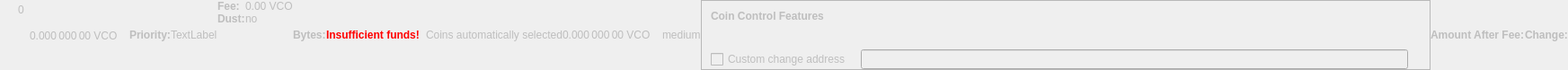
    <widget class="QWidget" name="dummyHideWidget" native="true">
     <property name="enabled">
      <bool>false</bool>
     </property>
     <property name="maximumSize">
      <size>
       <width>100</width>
       <height>22</height>
      </size>
     </property>
     <layout class="QHBoxLayout" name="dummyHideLayout">
      <property name="spacing">
       <number>0</number>
      </property>
      <property name="leftMargin">
       <number>0</number>
      </property>
      <property name="topMargin">
       <number>0</number>
      </property>
      <property name="rightMargin">
       <number>0</number>
      </property>
      <property name="bottomMargin">
       <number>0</number>
      </property>
      <item>
       <layout class="QFormLayout" name="formLayoutCoinControl1">
        <property name="horizontalSpacing">
         <number>10</number>
        </property>
        <property name="verticalSpacing">
         <number>14</number>
        </property>
        <property name="leftMargin">
         <number>10</number>
        </property>
        <property name="topMargin">
         <number>4</number>
        </property>
        <property name="rightMargin">
         <number>6</number>
        </property>
        <item row="0" column="1">
         <widget class="QLabel" name="labelCoinControlBytes">
          <property name="cursor">
           <cursorShape>IBeamCursor</cursorShape>
          </property>
          <property name="contextMenuPolicy">
           <enum>Qt::ActionsContextMenu</enum>
          </property>
          <property name="text">
           <string notr="true">0</string>
          </property>
          <property name="textInteractionFlags">
           <set>Qt::LinksAccessibleByMouse|Qt::TextSelectableByKeyboard|Qt::TextSelectableByMouse</set>
          </property>
         </widget>
        </item>
       </layout>
      </item>
      <item>
       <widget class="QLabel" name="labelCoinControlAfterFee">
        <property name="enabled">
         <bool>false</bool>
        </property>
        <property name="sizePolicy">
         <sizepolicy hsizetype="Fixed" vsizetype="Fixed">
          <horstretch>0</horstretch>
          <verstretch>0</verstretch>
         </sizepolicy>
        </property>
        <property name="minimumSize">
         <size>
          <width>111</width>
          <height>12</height>
         </size>
        </property>
        <property name="maximumSize">
         <size>
          <width>111</width>
          <height>12</height>
         </size>
        </property>
        <property name="cursor">
         <cursorShape>IBeamCursor</cursorShape>
        </property>
        <property name="contextMenuPolicy">
         <enum>Qt::ActionsContextMenu</enum>
        </property>
        <property name="text">
         <string notr="true">0.000 000 00 VCO</string>
        </property>
        <property name="textInteractionFlags">
         <set>Qt::LinksAccessibleByMouse|Qt::TextSelectableByKeyboard|Qt::TextSelectableByMouse</set>
        </property>
       </widget>
      </item>
      <item>
       <widget class="QLabel" name="labelCoinControlPriorityText">
        <property name="enabled">
         <bool>false</bool>
        </property>
        <property name="font">
         <font>
          <weight>75</weight>
          <bold>true</bold>
         </font>
        </property>
        <property name="text">
         <string>Priority:</string>
        </property>
       </widget>
      </item>
      <item>
       <layout class="QHBoxLayout" name="horizontalLayout">
        <item>
         <widget class="QLabel" name="WarningLabel">
          <property name="text">
           <string>TextLabel</string>
          </property>
         </widget>
        </item>
       </layout>
      </item>
      <item>
       <layout class="QFormLayout" name="formLayoutCoinControl3">
        <property name="horizontalSpacing">
         <number>0</number>
        </property>
        <property name="verticalSpacing">
         <number>0</number>
        </property>
        <property name="leftMargin">
         <number>0</number>
        </property>
        <property name="topMargin">
         <number>0</number>
        </property>
        <property name="rightMargin">
         <number>0</number>
        </property>
        <item row="0" column="0">
         <widget class="QLabel" name="labelCoinControlFeeText">
          <property name="enabled">
           <bool>false</bool>
          </property>
          <property name="font">
           <font>
            <weight>75</weight>
            <bold>true</bold>
           </font>
          </property>
          <property name="text">
           <string>Fee:</string>
          </property>
          <property name="margin">
           <number>0</number>
          </property>
         </widget>
        </item>
        <item row="0" column="1">
         <widget class="QLabel" name="labelCoinControlFee">
          <property name="enabled">
           <bool>false</bool>
          </property>
          <property name="cursor">
           <cursorShape>IBeamCursor</cursorShape>
          </property>
          <property name="contextMenuPolicy">
           <enum>Qt::ActionsContextMenu</enum>
          </property>
          <property name="text">
           <string notr="true">0.00 VCO</string>
          </property>
          <property name="textInteractionFlags">
           <set>Qt::LinksAccessibleByMouse|Qt::TextSelectableByKeyboard|Qt::TextSelectableByMouse</set>
          </property>
         </widget>
        </item>
        <item row="1" column="0">
         <widget class="QLabel" name="labelCoinControlLowOutputText">
          <property name="enabled">
           <bool>false</bool>
          </property>
          <property name="font">
           <font>
            <weight>75</weight>
            <bold>true</bold>
           </font>
          </property>
          <property name="text">
           <string>Dust:</string>
          </property>
         </widget>
        </item>
        <item row="1" column="1">
         <widget class="QLabel" name="labelCoinControlLowOutput">
          <property name="enabled">
           <bool>false</bool>
          </property>
          <property name="cursor">
           <cursorShape>IBeamCursor</cursorShape>
          </property>
          <property name="contextMenuPolicy">
           <enum>Qt::ActionsContextMenu</enum>
          </property>
          <property name="text">
           <string>no</string>
          </property>
          <property name="textInteractionFlags">
           <set>Qt::LinksAccessibleByMouse|Qt::TextSelectableByKeyboard|Qt::TextSelectableByMouse</set>
          </property>
         </widget>
        </item>
       </layout>
      </item>
      <item>
       <widget class="QLabel" name="labelCoinControlBytesText">
        <property name="enabled">
         <bool>false</bool>
        </property>
        <property name="font">
         <font>
          <weight>75</weight>
          <bold>true</bold>
         </font>
        </property>
        <property name="text">
         <string>Bytes:</string>
        </property>
       </widget>
      </item>
      <item>
       <layout class="QFormLayout" name="formLayoutCoinControl2">
        <property name="horizontalSpacing">
         <number>0</number>
        </property>
        <property name="verticalSpacing">
         <number>0</number>
        </property>
        <property name="leftMargin">
         <number>0</number>
        </property>
        <property name="topMargin">
         <number>0</number>
        </property>
        <property name="rightMargin">
         <number>0</number>
        </property>
       </layout>
      </item>
      <item>
       <layout class="QHBoxLayout" name="horizontalLayoutCoinControl2">
        <property name="spacing">
         <number>0</number>
        </property>
        <property name="bottomMargin">
         <number>0</number>
        </property>
       </layout>
      </item>
      <item>
       <widget class="QLabel" name="labelCoinControlInsuffFunds">
        <property name="enabled">
         <bool>false</bool>
        </property>
        <property name="minimumSize">
         <size>
          <width>0</width>
          <height>0</height>
         </size>
        </property>
        <property name="font">
         <font>
          <weight>75</weight>
          <bold>true</bold>
         </font>
        </property>
        <property name="styleSheet">
         <string notr="true">color:red;font-weight:bold;</string>
        </property>
        <property name="text">
         <string>Insufficient funds!</string>
        </property>
        <property name="margin">
         <number>5</number>
        </property>
       </widget>
      </item>
      <item>
       <layout class="QFormLayout" name="formLayoutCoinControl4">
        <property name="horizontalSpacing">
         <number>0</number>
        </property>
        <property name="verticalSpacing">
         <number>0</number>
        </property>
        <property name="leftMargin">
         <number>0</number>
        </property>
        <property name="topMargin">
         <number>0</number>
        </property>
        <property name="rightMargin">
         <number>0</number>
        </property>
       </layout>
      </item>
      <item>
       <widget class="QLabel" name="labelCoinControlChangeLabel">
        <property name="enabled">
         <bool>false</bool>
        </property>
        <property name="sizePolicy">
         <sizepolicy hsizetype="Preferred" vsizetype="Expanding">
          <horstretch>0</horstretch>
          <verstretch>0</verstretch>
         </sizepolicy>
        </property>
        <property name="minimumSize">
         <size>
          <width>0</width>
          <height>0</height>
         </size>
        </property>
        <property name="text">
         <string/>
        </property>
        <property name="margin">
         <number>3</number>
        </property>
       </widget>
      </item>
      <item>
       <widget class="QLabel" name="labelCoinControlAutomaticallySelected">
        <property name="enabled">
         <bool>false</bool>
        </property>
        <property name="sizePolicy">
         <sizepolicy hsizetype="Fixed" vsizetype="Fixed">
          <horstretch>0</horstretch>
          <verstretch>0</verstretch>
         </sizepolicy>
        </property>
        <property name="minimumSize">
         <size>
          <width>0</width>
          <height>0</height>
         </size>
        </property>
        <property name="maximumSize">
         <size>
          <width>240</width>
          <height>16777215</height>
         </size>
        </property>
        <property name="text">
         <string>Coins automatically selected</string>
        </property>
        <property name="margin">
         <number>5</number>
        </property>
       </widget>
      </item>
      <item>
       <widget class="QLabel" name="labelCoinControlChange">
        <property name="enabled">
         <bool>false</bool>
        </property>
        <property name="sizePolicy">
         <sizepolicy hsizetype="Fixed" vsizetype="Fixed">
          <horstretch>0</horstretch>
          <verstretch>0</verstretch>
         </sizepolicy>
        </property>
        <property name="minimumSize">
         <size>
          <width>111</width>
          <height>0</height>
         </size>
        </property>
        <property name="maximumSize">
         <size>
          <width>111</width>
          <height>16777215</height>
         </size>
        </property>
        <property name="cursor">
         <cursorShape>IBeamCursor</cursorShape>
        </property>
        <property name="contextMenuPolicy">
         <enum>Qt::ActionsContextMenu</enum>
        </property>
        <property name="text">
         <string notr="true">0.000 000 00 VCO</string>
        </property>
        <property name="textInteractionFlags">
         <set>Qt::LinksAccessibleByMouse|Qt::TextSelectableByKeyboard|Qt::TextSelectableByMouse</set>
        </property>
       </widget>
      </item>
      <item>
       <widget class="QLabel" name="labelCoinControlPriority">
        <property name="enabled">
         <bool>false</bool>
        </property>
        <property name="cursor">
         <cursorShape>IBeamCursor</cursorShape>
        </property>
        <property name="contextMenuPolicy">
         <enum>Qt::ActionsContextMenu</enum>
        </property>
        <property name="text">
         <string>medium</string>
        </property>
        <property name="textInteractionFlags">
         <set>Qt::LinksAccessibleByMouse|Qt::TextSelectableByKeyboard|Qt::TextSelectableByMouse</set>
        </property>
       </widget>
      </item>
      <item>
       <widget class="QFrame" name="frameCoinControl">
        <property name="sizePolicy">
         <sizepolicy hsizetype="Expanding" vsizetype="Expanding">
          <horstretch>0</horstretch>
          <verstretch>0</verstretch>
         </sizepolicy>
        </property>
        <property name="maximumSize">
         <size>
          <width>16777215</width>
          <height>16777215</height>
         </size>
        </property>
        <property name="frameShape">
         <enum>QFrame::StyledPanel</enum>
        </property>
        <property name="frameShadow">
         <enum>QFrame::Sunken</enum>
        </property>
        <layout class="QVBoxLayout" name="verticalLayoutCoinControl2_2">
         <property name="spacing">
          <number>0</number>
         </property>
         <property name="leftMargin">
          <number>0</number>
         </property>
         <property name="topMargin">
          <number>0</number>
         </property>
         <property name="rightMargin">
          <number>0</number>
         </property>
         <property name="bottomMargin">
          <number>0</number>
         </property>
         <item>
          <layout class="QVBoxLayout" name="verticalLayoutCoinControl" stretch="0,0,0,1">
           <property name="spacing">
            <number>0</number>
           </property>
           <property name="leftMargin">
            <number>10</number>
           </property>
           <property name="topMargin">
            <number>10</number>
           </property>
           <item>
            <layout class="QHBoxLayout" name="horizontalLayoutCoinControl1">
             <property name="bottomMargin">
              <number>15</number>
             </property>
             <item>
              <widget class="QLabel" name="labelCoinControlFeatures">
               <property name="enabled">
                <bool>false</bool>
               </property>
               <property name="sizePolicy">
                <sizepolicy hsizetype="Preferred" vsizetype="Maximum">
                 <horstretch>0</horstretch>
                 <verstretch>0</verstretch>
                </sizepolicy>
               </property>
               <property name="font">
                <font>
                 <weight>75</weight>
                 <bold>true</bold>
                </font>
               </property>
               <property name="styleSheet">
                <string notr="true">font-weight:bold;</string>
               </property>
               <property name="text">
                <string>Coin Control Features</string>
               </property>
              </widget>
             </item>
            </layout>
           </item>
           <item>
            <widget class="QWidget" name="widgetCoinControl" native="true">
             <property name="sizePolicy">
              <sizepolicy hsizetype="Preferred" vsizetype="Preferred">
               <horstretch>0</horstretch>
               <verstretch>0</verstretch>
              </sizepolicy>
             </property>
             <property name="minimumSize">
              <size>
               <width>0</width>
               <height>0</height>
              </size>
             </property>
             <property name="styleSheet">
              <string notr="true"/>
             </property>
             <layout class="QHBoxLayout" name="horizontalLayoutCoinControl5_2">
              <property name="leftMargin">
               <number>0</number>
              </property>
              <property name="topMargin">
               <number>0</number>
              </property>
              <property name="rightMargin">
               <number>0</number>
              </property>
              <property name="bottomMargin">
               <number>0</number>
              </property>
              <item>
               <layout class="QHBoxLayout" name="horizontalLayoutCoinControl3">
                <property name="spacing">
                 <number>20</number>
                </property>
                <property name="topMargin">
                 <number>0</number>
                </property>
                <property name="bottomMargin">
                 <number>10</number>
                </property>
               </layout>
              </item>
             </layout>
            </widget>
           </item>
           <item>
            <layout class="QHBoxLayout" name="horizontalLayoutCoinControl4" stretch="0,0,0">
             <property name="spacing">
              <number>12</number>
             </property>
             <property name="sizeConstraint">
              <enum>QLayout::SetDefaultConstraint</enum>
             </property>
             <property name="topMargin">
              <number>5</number>
             </property>
             <property name="rightMargin">
              <number>5</number>
             </property>
             <item>
              <widget class="QCheckBox" name="checkBoxCoinControlChange">
               <property name="enabled">
                <bool>false</bool>
               </property>
               <property name="toolTip">
                <string>If this is activated, but the change address is empty or invalid, change will be sent to a newly generated address.</string>
               </property>
               <property name="text">
                <string>Custom change address</string>
               </property>
              </widget>
             </item>
             <item>
              <widget class="QValidatedLineEdit" name="lineEditCoinControlChange">
               <property name="enabled">
                <bool>false</bool>
               </property>
               <property name="sizePolicy">
                <sizepolicy hsizetype="Expanding" vsizetype="Fixed">
                 <horstretch>0</horstretch>
                 <verstretch>0</verstretch>
                </sizepolicy>
               </property>
              </widget>
             </item>
             <item>
              <widget class="QLabel" name="labelCoinControlChangeLabel_2">
               <property name="sizePolicy">
                <sizepolicy hsizetype="Preferred" vsizetype="Expanding">
                 <horstretch>0</horstretch>
                 <verstretch>0</verstretch>
                </sizepolicy>
               </property>
               <property name="minimumSize">
                <size>
                 <width>0</width>
                 <height>0</height>
                </size>
               </property>
               <property name="text">
                <string/>
               </property>
               <property name="margin">
                <number>3</number>
               </property>
              </widget>
             </item>
            </layout>
           </item>
           <item>
            <spacer name="verticalSpacerCoinControl">
             <property name="orientation">
              <enum>Qt::Vertical</enum>
             </property>
             <property name="sizeHint" stdset="0">
              <size>
               <width>800</width>
               <height>1</height>
              </size>
             </property>
            </spacer>
           </item>
          </layout>
         </item>
        </layout>
       </widget>
      </item>
      <item>
       <widget class="QLabel" name="labelCoinControlAfterFeeText">
        <property name="enabled">
         <bool>false</bool>
        </property>
        <property name="minimumSize">
         <size>
          <width>0</width>
          <height>0</height>
         </size>
        </property>
        <property name="maximumSize">
         <size>
          <width>16777215</width>
          <height>16777215</height>
         </size>
        </property>
        <property name="font">
         <font>
          <weight>75</weight>
          <bold>true</bold>
         </font>
        </property>
        <property name="text">
         <string>Amount After Fee:</string>
        </property>
        <property name="alignment">
         <set>Qt::AlignLeading|Qt::AlignLeft|Qt::AlignVCenter</set>
        </property>
        <property name="margin">
         <number>0</number>
        </property>
       </widget>
      </item>
      <item>
       <widget class="QLabel" name="labelCoinControlChangeText">
        <property name="enabled">
         <bool>false</bool>
        </property>
        <property name="sizePolicy">
         <sizepolicy hsizetype="Preferred" vsizetype="Preferred">
          <horstretch>0</horstretch>
          <verstretch>0</verstretch>
         </sizepolicy>
        </property>
        <property name="minimumSize">
         <size>
          <width>0</width>
          <height>0</height>
         </size>
        </property>
        <property name="maximumSize">
         <size>
          <width>16777215</width>
          <height>16777215</height>
         </size>
        </property>
        <property name="font">
         <font>
          <weight>75</weight>
          <bold>true</bold>
         </font>
        </property>
        <property name="text">
         <string>Change:</string>
        </property>
        <property name="alignment">
         <set>Qt::AlignLeading|Qt::AlignLeft|Qt::AlignVCenter</set>
        </property>
       </widget>
      </item>
     </layout>
    </widget>
